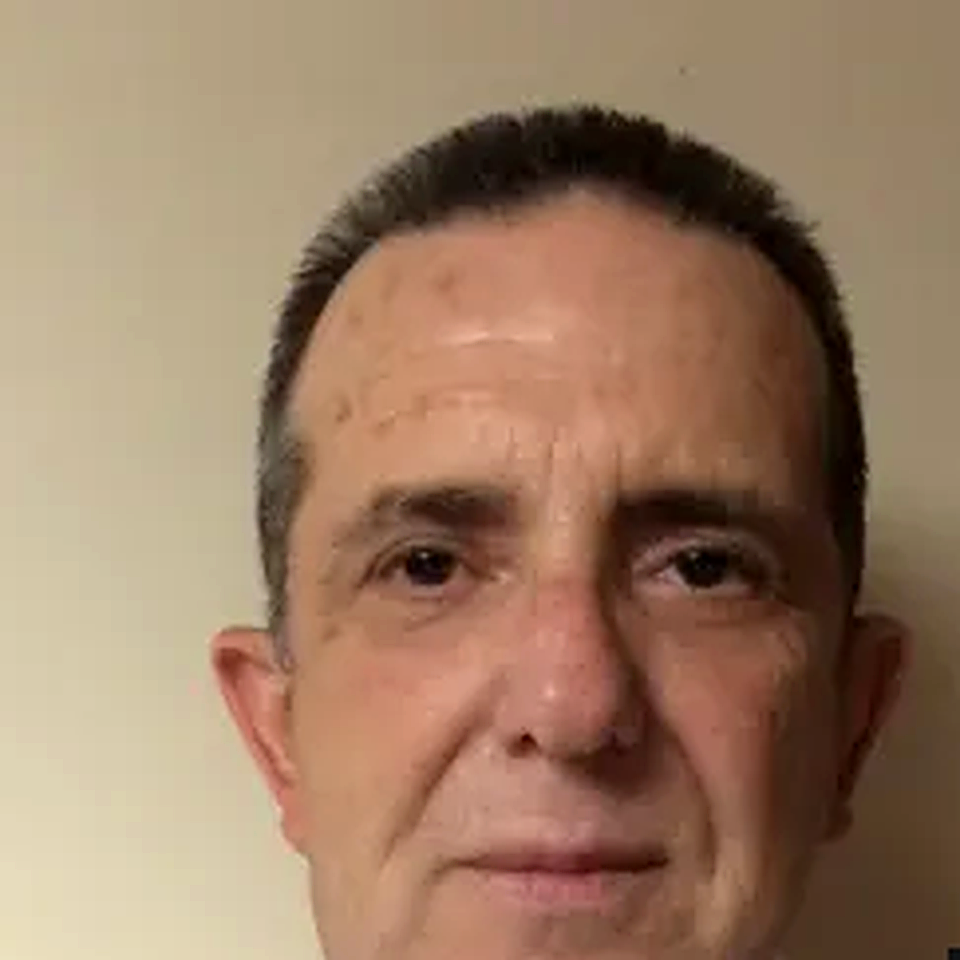
#> input picture img/gilberto-jimenez.png, 960 x 960 px
$ python -i process_gilberto_photo.py   (imports and definitions only)
#> lines starting #> are read from the running program, lines starting #| are printed output that depends on the picture
#> further down, picture is the input picture: PIL image 960x960 RGB; mean R, G, B 155.2, 124.8, 99.9
#!/usr/bin/env python3
"""Prepare Dr. Gilberto Jimenez headshot: fetch hi-res, crop, enhance, export."""

from io import BytesIO
from pathlib import Path
from urllib.request import Request, urlopen

from PIL import Image, ImageEnhance, ImageFilter

SRC_URL = (
    "https://doximity-res.cloudinary.com/images/f_auto,q_auto:best,w_800,h_800,c_fill/"
    "hbslllzit9hll1pg6fjn/gilberto-jimenez-md-hialeah-fl.jpg"
)
OUT = Path(__file__).resolve().parents[1] / "img" / "gilberto-jimenez.png"


def load_source() -> Image.Image:
    req = Request(SRC_URL, headers={"User-Agent": "Mozilla/5.0"})
    data = urlopen(req, timeout=20).read()
    return Image.open(BytesIO(data)).convert("RGB")


def face_square(img: Image.Image) -> Image.Image:
    w, h = img.size
    # Trim any watermark band along the bottom edge.
    crop = img.crop((0, 0, w, int(h * 0.98)))
    cw, ch = crop.size
    side = min(cw, ch)
    left = (cw - side) // 2
    # Shift crop up so the full forehead stays visible in card frames.
    top = max(0, (ch - side) // 2 - int(side * 0.14))
    return crop.crop((left, top, left + side, top + side))


def enhance(img: Image.Image, size: int = 1024) -> Image.Image:
#> called with size = 1024
    img = img.resize((size, size), Image.Resampling.LANCZOS)
    img = ImageEnhance.Brightness(img).enhance(1.06)
    img = ImageEnhance.Contrast(img).enhance(1.12)
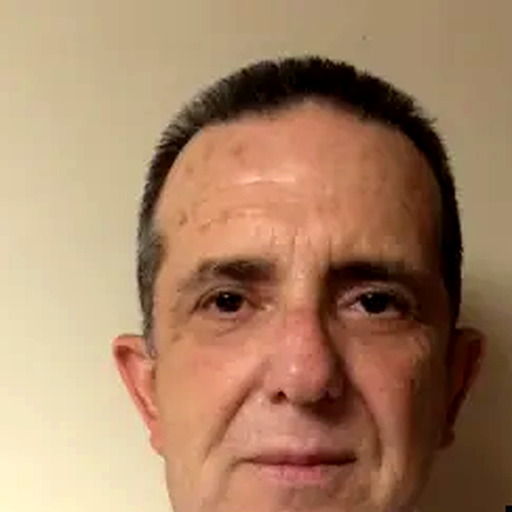
#> img: PIL image 1024x1024 RGB (shown at 1/2 size); mean R, G, B 166.6, 130.7, 101.6
    img = ImageEnhance.Color(img).enhance(1.03)
    img = ImageEnhance.Sharpness(img).enhance(1.5)
    return img.filter(ImageFilter.UnsharpMask(radius=1.2, percent=110, threshold=2))


def main() -> None:
    img = face_square(load_source())
    img = enhance(img)

    OUT.parent.mkdir(parents=True, exist_ok=True)
    img.save(OUT, "PNG", optimize=True, compress_level=9)
    print(f"wrote {OUT} ({img.size[0]}x{img.size[1]}, {OUT.stat().st_size // 1024}KB)")


# [2 lines not run here, left out]

>>> from PIL import Image
>>> picture = Image.open('../img/gilberto-jimenez.png')
>>> result = enhance(picture)

$ run again, on img/bp.png
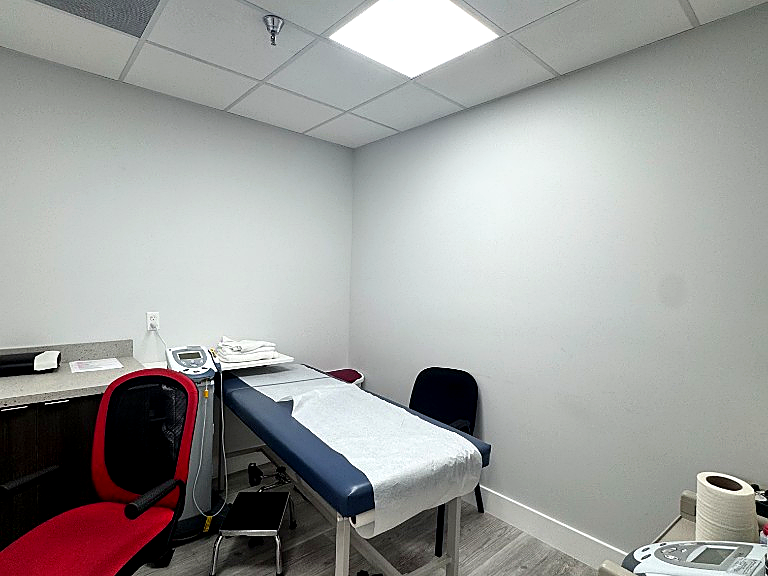
#> input picture img/bp.png, 768 x 576 px
#> picture is the input picture: PIL image 768x576 RGB; mean R, G, B 157.3, 157.6, 155.8
#> in enhance, `img = img.resize((size, size), Image.Resampling.LANCZOS)`:
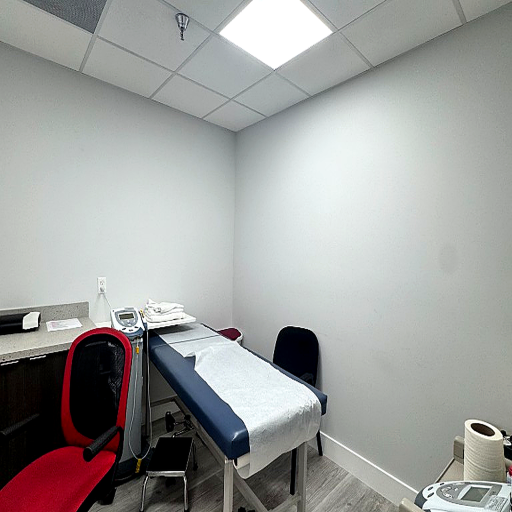
#> img: PIL image 1024x1024 RGB (shown at 1/2 size); mean R, G, B 157.3, 157.6, 155.9
#> in enhance, `img = ImageEnhance.Contrast(img).enhance(1.12)`:
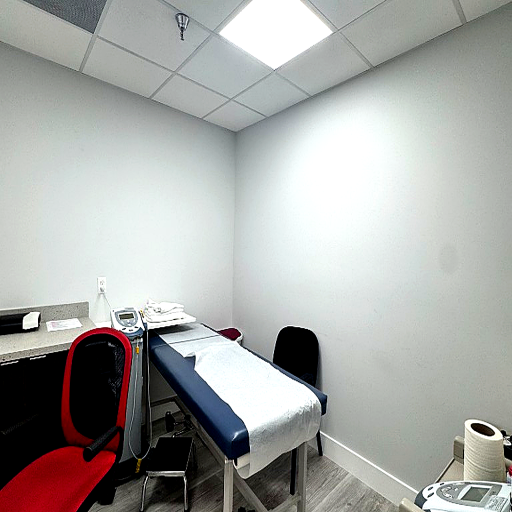
#> img: PIL image 1024x1024 RGB (shown at 1/2 size); mean R, G, B 166.3, 166.9, 164.3

$ run again, on img/cold-storage.png
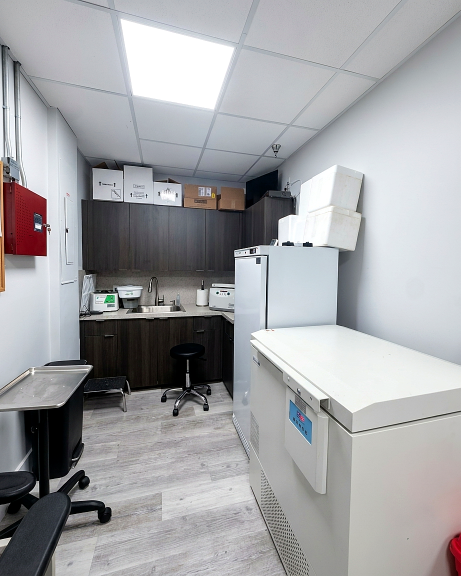
#> input picture img/cold-storage.png, 921 x 1152 px (shown at 1/2 size)
#> picture is the input picture: PIL image 921x1152 RGB; mean R, G, B 161.8, 162.2, 164.6
#> in enhance, `img = img.resize((size, size), Image.Resampling.LANCZOS)`:
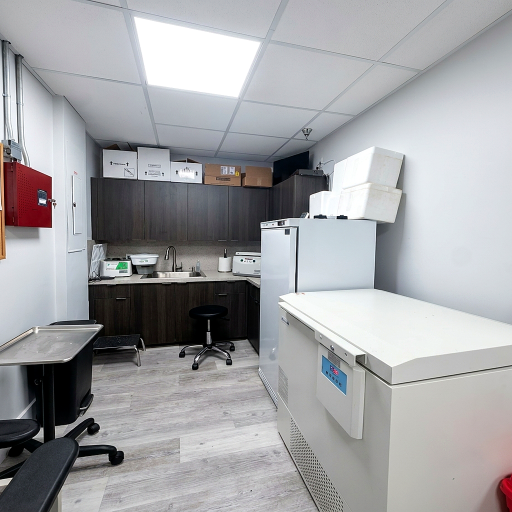
#> img: PIL image 1024x1024 RGB (shown at 1/2 size); mean R, G, B 161.8, 162.2, 164.6
#> in enhance, `img = ImageEnhance.Contrast(img).enhance(1.12)`:
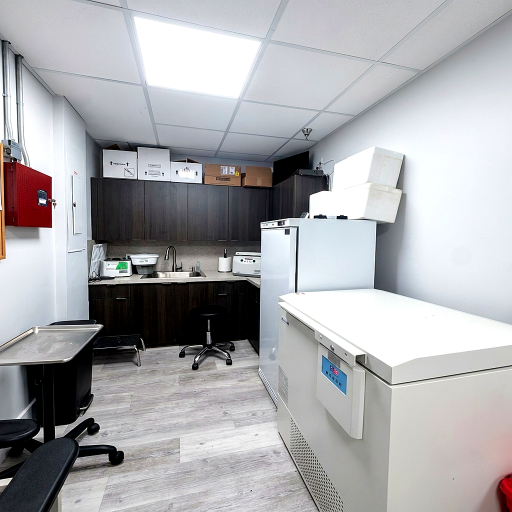
#> img: PIL image 1024x1024 RGB (shown at 1/2 size); mean R, G, B 170, 170.2, 173

$ run again, on img/conference.png
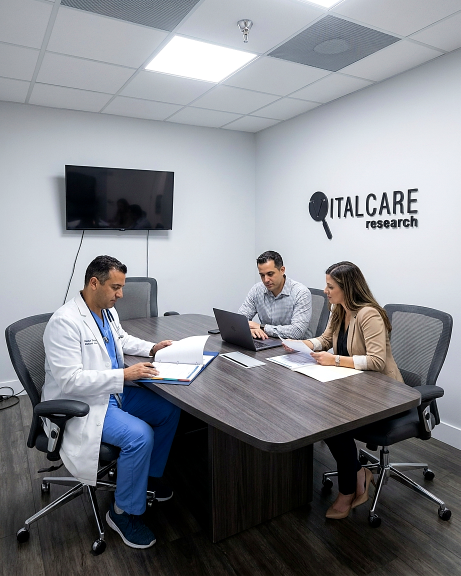
#> input picture img/conference.png, 921 x 1152 px (shown at 1/2 size)
#> picture is the input picture: PIL image 921x1152 RGB; mean R, G, B 132.8, 135, 140.4
#> in enhance, `img = img.resize((size, size), Image.Resampling.LANCZOS)`:
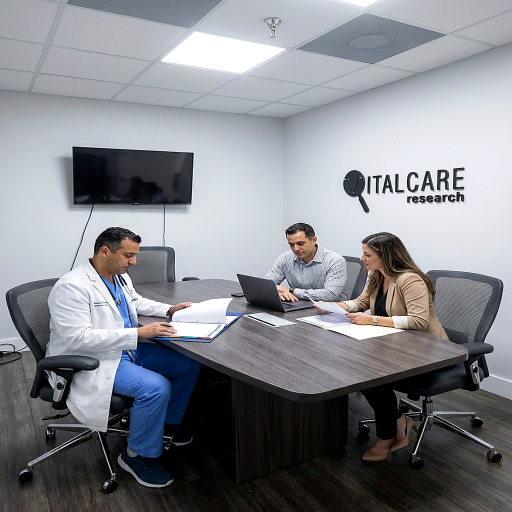
#> img: PIL image 1024x1024 RGB (shown at 1/2 size); mean R, G, B 132.8, 135, 140.3
#> in enhance, `img = ImageEnhance.Contrast(img).enhance(1.12)`:
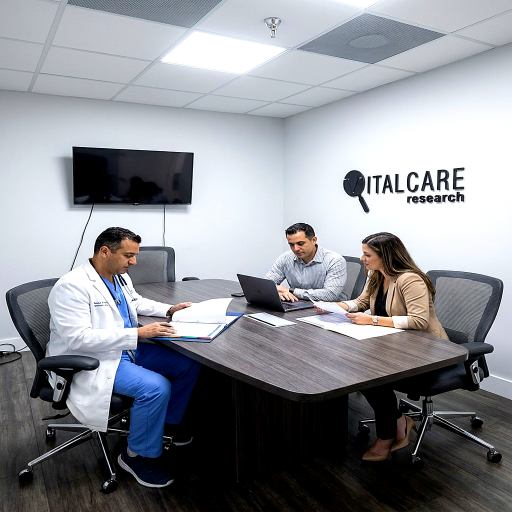
#> img: PIL image 1024x1024 RGB (shown at 1/2 size); mean R, G, B 140.1, 142.4, 148.3
